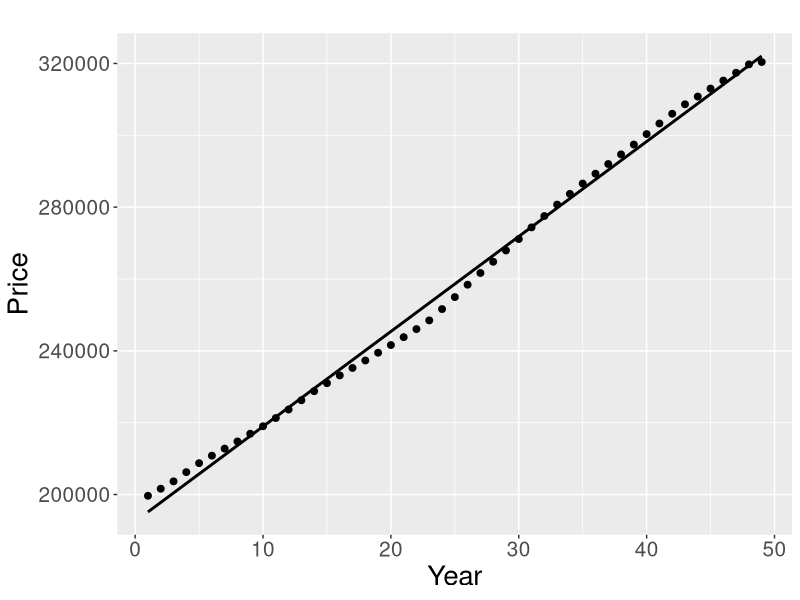
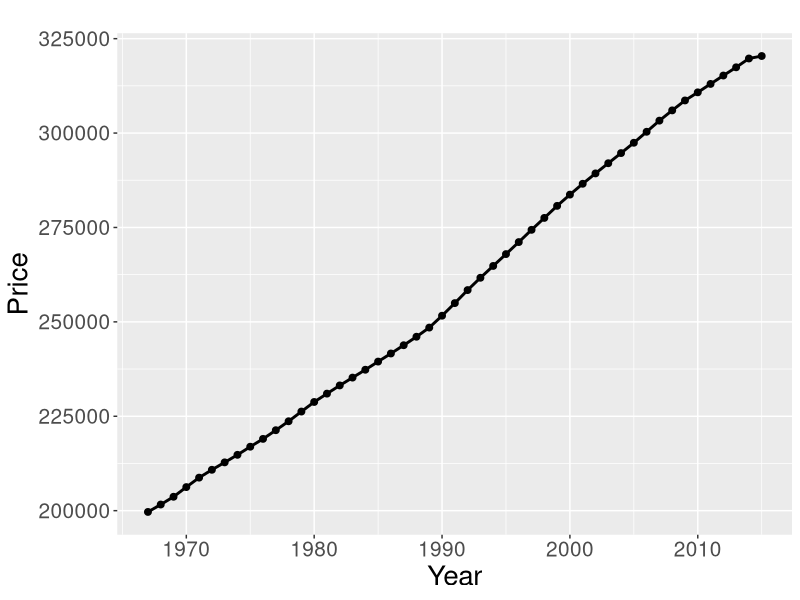
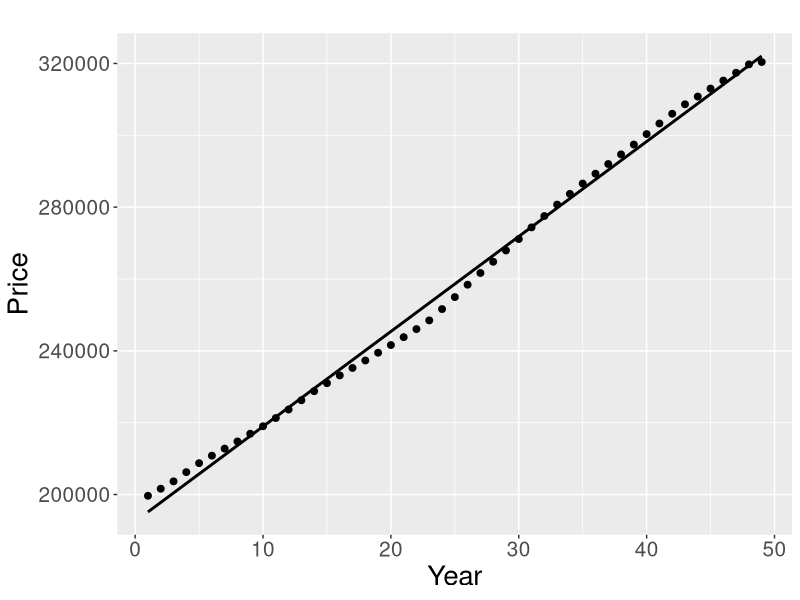
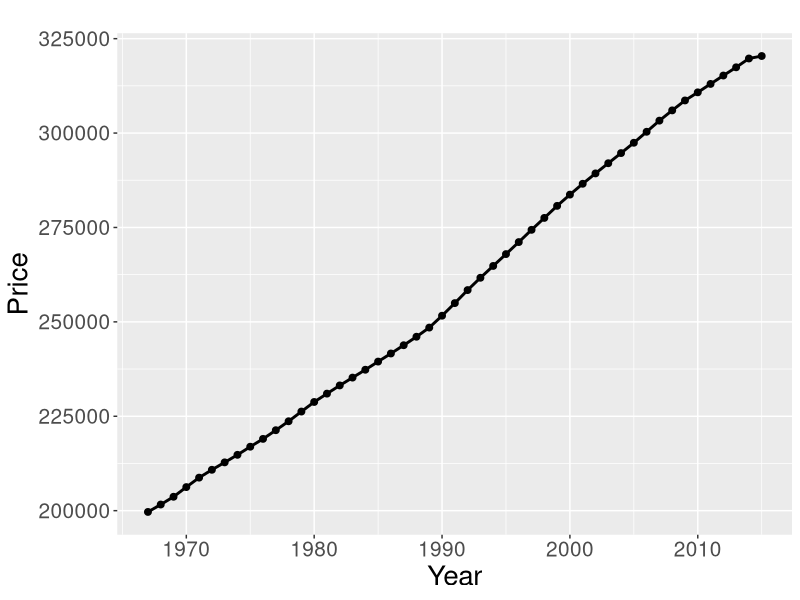

R code for these plots, in order:
library(ggplot2)

df <- economics

df$Year <- as.numeric(format(as.Date(df$date, format="%Y-%m-%d"), "%Y"))

df1 <- df[!rev(duplicated(rev(df$Year))),]

df1$Value <- 1:nrow(df1)
df1$Pop <- df1$pop
df$pop <- NULL

ggplot(data = df1, aes(x = Value, y = Pop)) + labs(x = "Year", y = "Price", title="") + geom_point(color = "black", size=2) + geom_smooth(method = lm, se = FALSE, color = "black") + theme(axis.title.x = element_text(size=20), axis.title.y = element_text(size=20), axis.text.x = element_text(size=15), axis.text.y = element_text(size=15))
ggsave("arima.eps")

ggplot(data = df1, aes(x = Year, y = Pop)) + labs(x = "Year", y = "Price", title="") + geom_point(color = "black", size=2) + geom_line(color = "black", size=1) + theme(axis.title.x = element_text(size=20), axis.title.y = element_text(size=20), axis.text.x = element_text(size=15), axis.text.y = element_text(size=15))
ggsave("ordinary.eps")
